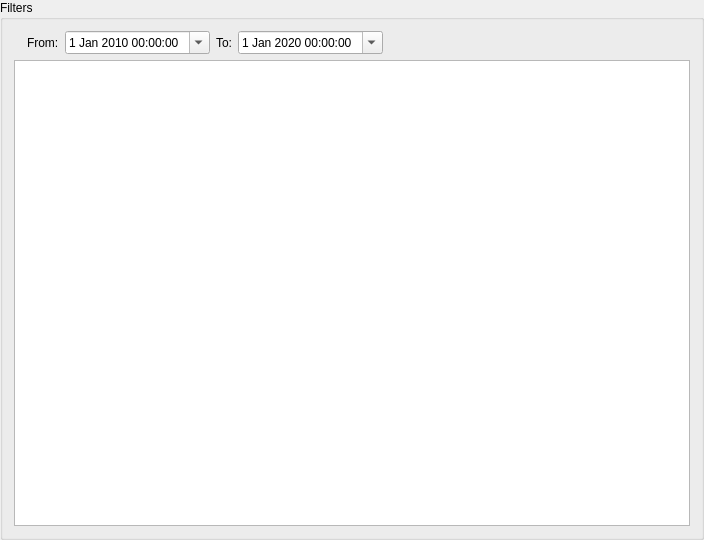
<?xml version="1.0" encoding="UTF-8"?>
<ui version="4.0">
 <class>FiltersWidget</class>
 <widget class="QGroupBox" name="FiltersWidget">
  <property name="geometry">
   <rect>
    <x>0</x>
    <y>0</y>
    <width>704</width>
    <height>540</height>
   </rect>
  </property>
  <property name="windowTitle">
   <string>Form</string>
  </property>
  <property name="title">
   <string>Filters</string>
  </property>
  <layout class="QVBoxLayout" name="verticalLayout">
   <item>
    <layout class="QHBoxLayout" name="horizontalLayout">
     <item>
      <widget class="QLabel" name="label_3">
       <property name="text">
        <string/>
       </property>
       <property name="pixmap">
        <pixmap resource="icons.qrc">:/icons/calendar.png</pixmap>
       </property>
      </widget>
     </item>
     <item>
      <widget class="QLabel" name="label">
       <property name="text">
        <string>From:</string>
       </property>
      </widget>
     </item>
     <item>
      <widget class="QDateTimeEdit" name="archiveFromDateTimeEdit">
       <property name="dateTime">
        <datetime>
         <hour>0</hour>
         <minute>0</minute>
         <second>0</second>
         <year>2010</year>
         <month>1</month>
         <day>1</day>
        </datetime>
       </property>
       <property name="calendarPopup">
        <bool>true</bool>
       </property>
      </widget>
     </item>
     <item>
      <widget class="QLabel" name="label_2">
       <property name="text">
        <string>To:</string>
       </property>
      </widget>
     </item>
     <item>
      <widget class="QDateTimeEdit" name="archiveToDateTimeEdit">
       <property name="dateTime">
        <datetime>
         <hour>0</hour>
         <minute>0</minute>
         <second>0</second>
         <year>2020</year>
         <month>1</month>
         <day>1</day>
        </datetime>
       </property>
       <property name="calendarPopup">
        <bool>true</bool>
       </property>
      </widget>
     </item>
     <item>
      <spacer name="horizontalSpacer">
       <property name="orientation">
        <enum>Qt::Horizontal</enum>
       </property>
       <property name="sizeHint" stdset="0">
        <size>
         <width>40</width>
         <height>20</height>
        </size>
       </property>
      </spacer>
     </item>
    </layout>
   </item>
   <item>
    <widget class="FiltersTableView" name="filtersTreeView">
     <property name="alternatingRowColors">
      <bool>true</bool>
     </property>
    </widget>
   </item>
  </layout>
  <action name="actionFind">
   <property name="text">
    <string>Find</string>
   </property>
  </action>
 </widget>
 <customwidgets>
  <customwidget>
   <class>FiltersTableView</class>
   <extends>QTreeView</extends>
   <header>src/filterstableview.h</header>
  </customwidget>
 </customwidgets>
 <resources>
  <include location="icons.qrc"/>
 </resources>
 <connections/>
</ui>
